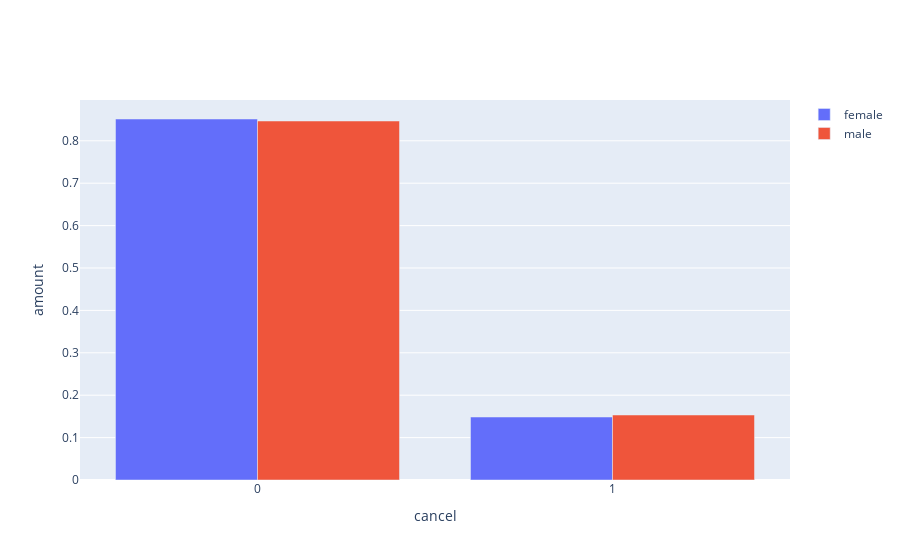

Notebook cell for this chart:
### Code cell
fig = go.Figure(data=[
    go.Bar(name='female', x=cancel_male.index, y=cancel_male.female),
    go.Bar(name='male', x=cancel_male.index, y=cancel_male.male)
])

fig.update_layout(
    title='',
    xaxis_title='cancel',
    yaxis_title='amount',
    barmode='group',  
    template='plotly'
)
fig.show()

### Figure 1 — Plotly figure (JSON) as saved in the notebook; plotly's stock layout.template omitted (floating-point values rounded to 4 significant figures)
{"data": [{"name": "female", "type": "bar", "x": [0, 1], "y": [0.8514, 0.1486]}, {"name": "male", "type": "bar", "x": [0, 1], "y": [0.8467, 0.1533]}], "layout": {"barmode": "group", "title": {"text": ""}, "xaxis": {"title": {"text": "cancel"}}, "yaxis": {"title": {"text": "amount"}}}}
